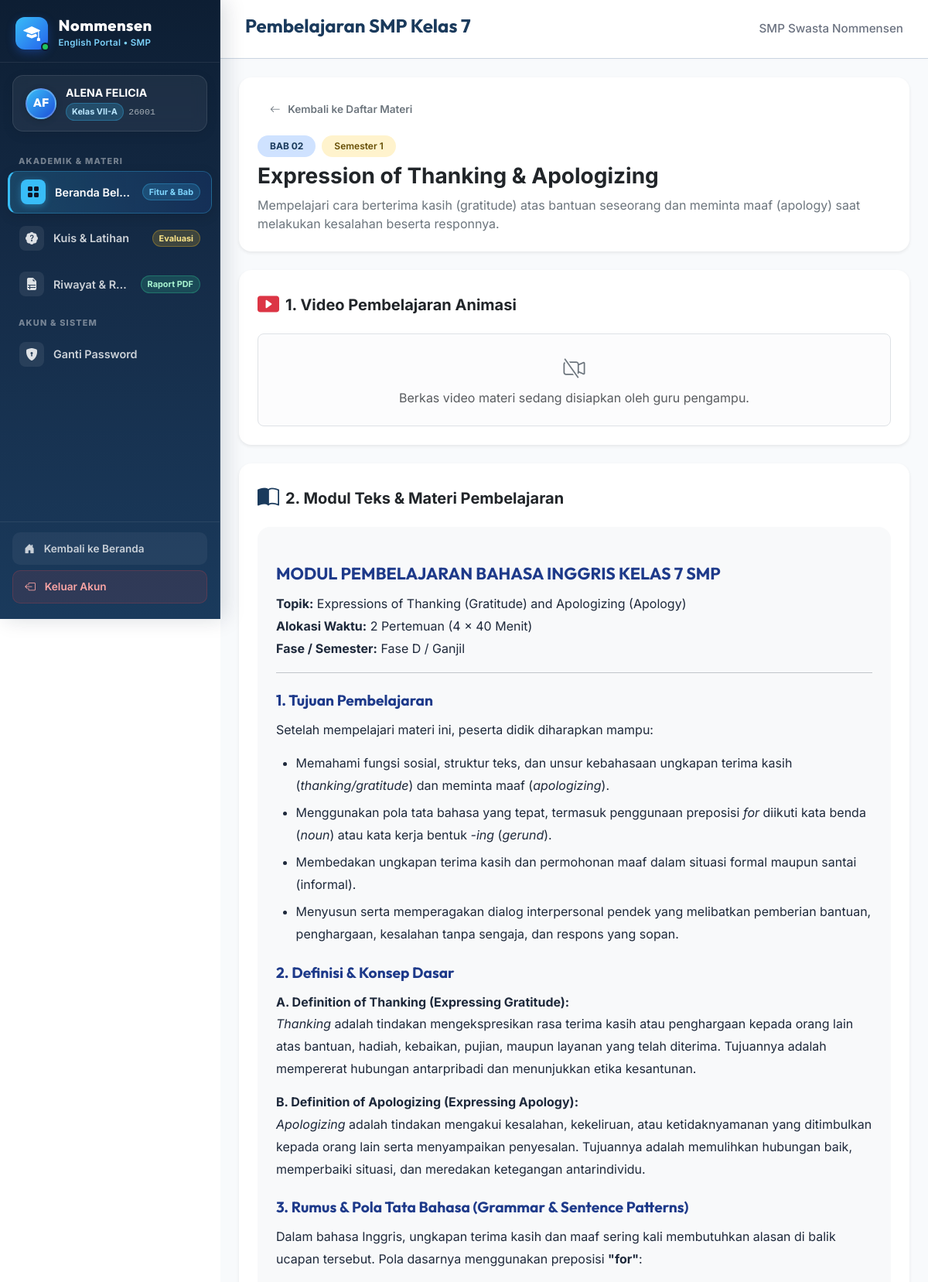
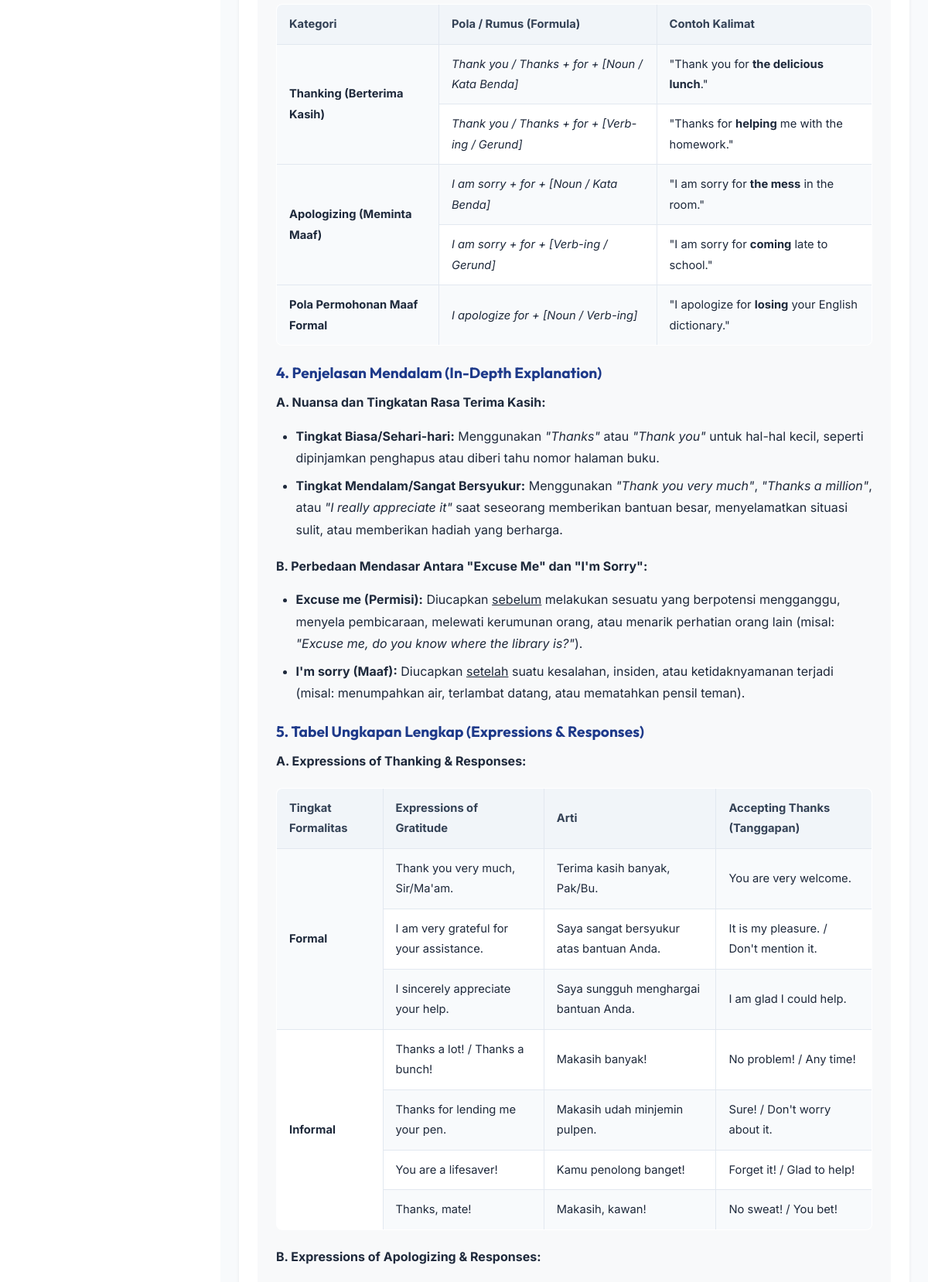
Screenshot of /siswa/materi_detail.php?id=2 (signed in, upper part) with the database file from the repository (2 pictures, top to bottom).
### tables this page shows
CREATE TABLE `tb_materi` (
  `id_materi` int(11) NOT NULL AUTO_INCREMENT,
  `kategori` varchar(50) NOT NULL,
  `semester` tinyint(1) NOT NULL DEFAULT 1,
  `urutan` int(11) NOT NULL DEFAULT 1,
  `judul_materi` varchar(150) NOT NULL,
  `ringkasan` text DEFAULT NULL,
  `konten_teks` text DEFAULT NULL,
  `created_at` timestamp NOT NULL DEFAULT current_timestamp(),
  `id_guru` int(11) DEFAULT NULL,
  PRIMARY KEY (`id_materi`),
  KEY `id_guru` (`id_guru`),
  CONSTRAINT `tb_materi_ibfk_1` FOREIGN KEY (`id_guru`) REFERENCES `tb_guru` (`id_guru`) ON DELETE SET NULL
);

### siswa/materi_detail.php (the view, shortened to what this page needs)
<?php
require_once '../config.php';
$id_materi = isset($_GET['id']) ? intval($_GET['id']) : 0;
$stmt = $pdo->prepare("SELECT * FROM tb_materi WHERE id_materi = :id LIMIT 1");
$stmt->execute(['id' => $id_materi]);
$materi = $stmt->fetch();
$stmt_v = $pdo->prepare("SELECT * FROM tb_video WHERE id_materi = :id LIMIT 1");
$stmt_v->execute(['id' => $id_materi]);
$video = $stmt_v->fetch();
require_once '../includes/header.php';
require_once '../includes/sidebar.php';
?>
<main class="siswa-main">
    <header class="siswa-header">
        <h1>Pembelajaran SMP Kelas 7</h1>
        <div class="siswa-header-school">SMP Swasta Nommensen</div>
    </header>
    <div class="siswa-content container-fluid px-3 px-md-4 py-4">
        <div class="mx-auto" style="max-width: 900px;">
            <div class="card border-0 shadow-sm rounded-4 bg-white p-4 mb-4">
                <div class="mb-3">
                    <a href="menu.php" class="btn btn-outline-secondary btn-sm rounded-pill px-3 fw-semibold">
                        <i class="bi bi-arrow-left me-1"></i>Kembali ke Daftar Materi
                    </a>
                </div>
                <div class="d-flex align-items-center gap-2 mb-2">
                    <span class="badge bg-primary-subtle text-primary fw-bold py-2 px-3 rounded-pill">
                        BAB <?= sprintf("%02d", $materi['urutan']) ?>
                    </span>
                    <span class="badge <?= $materi['semester'] == 1 ? 'bg-warning-subtle text-warning-emphasis' : 'bg-info-subtle text-info-emphasis' ?> py-2 px-3 rounded-pill fw-semibold">
                        Semester <?= htmlspecialchars($materi['semester']) ?>
                    </span>
                </div>
                <h1 class="h3 fw-bold text-dark mb-2"><?= htmlspecialchars($materi['judul_materi']) ?></h1>
                <?php if (!empty($materi['ringkasan'])): ?>
                    <p class="text-secondary mb-0 leading-relaxed">
                        <?= htmlspecialchars($materi['ringkasan']) ?>
                    </p>
                <?php endif; ?>
            </div>
            <div class="card border-0 shadow-sm rounded-4 bg-white p-4 mb-4">
                <div class="d-flex align-items-center gap-2 mb-3">
                    <i class="bi bi-play-btn-fill fs-3 text-danger"></i>
                    <h2 class="h5 fw-bold text-dark mb-0">1. Video Pembelajaran Animasi</h2>
                </div>
                <?php
                $video_path = '';
                $video_exists = false;
                if ($video && !empty($video['file_video'])) {
                    $video_path = '../assets/video/' . $video['file_video'];
                    $video_exists = file_exists(__DIR__ . '/' . $video_path);
                }
                ?>
                <?php if ($video_exists): ?>
                    <div class="ratio ratio-16x9 rounded-3 overflow-hidden shadow-sm bg-dark">
                        <video controls controlsList="nodownload" preload="metadata" class="w-100 h-100">
                            <source src="<?= htmlspecialchars($video_path) ?>" type="video/mp4">
                            Browser Anda tidak mendukung pemutar video HTML5.
                        </video>
                    </div>
                    <?php if (!empty($video['keterangan'])): ?>
                        <div class="alert alert-light border-0 py-2 px-3 mt-3 mb-0 small text-secondary">
                            <i class="bi bi-info-circle me-1"></i><?= htmlspecialchars($video['keterangan']) ?>
                        </div>
                    <?php endif; ?>
                <?php else: ?>
                    <div class="alert alert-light border border-dashed rounded-3 p-4 text-center text-muted mb-0">
                        <i class="bi bi-camera-video-off fs-3 text-secondary d-block mb-1"></i>
                        Berkas video materi sedang disiapkan oleh guru pengampu.
                    </div>
                <?php endif; ?>
            </div>
            <div class="card border-0 shadow-sm rounded-4 bg-white p-4 mb-4">
                <div class="d-flex align-items-center gap-2 mb-3">
                    <i class="bi bi-book-half fs-3 text-primary"></i>
                    <h2 class="h5 fw-bold text-dark mb-0">2. Modul Teks &amp; Materi Pembelajaran</h2>
                </div>
                <div class="p-4 bg-light rounded-4 border-0 text-dark">
                    <?php if (!empty($materi['konten_teks'])): ?>
                        <div class="materi-html-content">
                            <?php
                            $raw_text = trim($materi['konten_teks']);
                            if (strip_tags($raw_text) === $raw_text && !str_contains($raw_text, '<')) {
                                echo '<p>' . nl2br(htmlspecialchars($raw_text)) . '</p>';
                            } else {
                                echo $raw_text;
                            }
                            ?>
                        </div>
                    <?php else: ?>
                        <p class="text-muted fst-italic mb-0">Modul bacaan sedang dalam proses pengisian oleh guru.</p>
                    <?php endif; ?>
                </div>
            </div>
        </div>
    </div>
<?php require_once '../includes/footer.php'; ?>

### assets/css/style.css (style rules this page uses)
:root { --accent-blue: #1A3A5C; --accent-blue-hover: #10243b; --bs-primary: #1A3A5C; --bs-primary-rgb: 26, 58, 92; --bg-light: #ffffff; --bg-header: #1A3A5C; --bg-footer: #10243b; --text-main: #111827; --text-muted: #6b7280; --border-color: #cbd5e1; --transition-smooth: all 0.2s ease-in-out; }
* { box-sizing: border-box; margin: 0; padding: 0; }
html, body { height: 100%; }
body { font-family: 'Inter', sans-serif; background-color: var(--bg-light); color: var(--text-main); display: flex; flex-direction: column; min-height: 100vh; }
.siswa-main { flex: 1; min-width: 0; display: flex; flex-direction: column; min-height: 100vh; background-color: #f8fafc; margin-left: 285px; width: calc(100% - 285px); }
.siswa-header { background-color: #ffffff; border-bottom: 1px solid var(--border-color); padding: 1.2rem 2rem; display: flex; justify-content: space-between; align-items: center; box-shadow: 0 1px 3px rgba(0, 0, 0, 0.02); }
.siswa-header h1 { font-family: 'Outfit', sans-serif; font-size: 1.5rem; color: var(--accent-blue); font-weight: 700; }
.siswa-header-school { font-size: 0.95rem; color: var(--text-muted); font-weight: 500; }
.siswa-content { flex-grow: 1; padding: 2.5rem; max-width: 1200px; width: 100%; margin: 0 auto; }
.btn-sm { padding: 0.45rem 0.9rem; font-size: 0.85rem; font-weight: 600; border-radius: 4px; cursor: pointer; text-decoration: none; display: inline-flex; align-items: center; justify-content: center; gap: 0.35rem; transition: var(--transition-smooth); border: none; font-family: inherit; }
.materi-html-content { font-family: 'Inter', -apple-system, BlinkMacSystemFont, sans-serif; color: #1e293b; font-size: 1rem; line-height: 1.8; }
.materi-html-content h2, .materi-html-content h3, .materi-html-content h4 { font-family: 'Outfit', sans-serif; font-weight: 700; color: #1e3a8a; margin-top: 1.5rem; margin-bottom: 0.75rem; }
.materi-html-content h2 { font-size: 1.35rem; }
.materi-html-content h3 { font-size: 1.2rem; }
.materi-html-content p { margin-bottom: 0.9rem; }
.materi-html-content ul, .materi-html-content ol { margin-bottom: 1.1rem; padding-left: 1.6rem; }
.materi-html-content li { margin-bottom: 0.4rem; }
.materi-html-content table { width: 100%; border-collapse: collapse; margin: 1.25rem 0; background-color: #ffffff; border: 1px solid #cbd5e1; border-radius: 8px; overflow: hidden; }
.materi-html-content th, .materi-html-content td { padding: 0.75rem 1rem; border: 1px solid #e2e8f0; font-size: 0.92rem; }
.materi-html-content th { background-color: #f1f5f9; color: #334155; font-weight: 700; }
.materi-html-content tr:nth-child(even) { background-color: #f8fafc; }

### rows the page displays
tb_materi: urutan "02", semester "1", judul_materi "Expression of Thanking & Apologizing", ringkasan "Mempelajari cara berterima kasih (gratitude) atas bantuan seseorang dan meminta maaf (apology) saat melakukan kesalahan beserta responnya.", konten_teks "MODUL PEMBELAJARAN BAHASA INGGRIS KELAS 7 SMP Topik: Expressions of Thanking (Gratitude) and Apologizing (Apology) Alokasi Waktu: 2 Pertemuan (4 x 40 Menit) Fase / Semester: Fase D / Ganjil 1. Tujuan Pembelajaran Setelah mempelajari materi ini, peserta didik diharapkan mampu: Memahami fungsi sosial, struktur teks, dan unsur kebahasaan ungkapan terima kasih ( thanking/gratitude ) dan meminta maaf ( apologizing ). Menggunakan pola tata bahasa yang tepat, termasuk penggunaan preposisi for diikuti kata benda ( noun ) atau kata kerja bentuk -ing ( gerund ). Membedakan ungkapan terima kasih dan permohonan maaf dalam situasi formal maupun santai (informal). Menyusun serta memperagakan dialog…"

### other values shown
$initials "AF"
$nama_siswa "ALENA FELICIA"
$kelas_siswa "VII-A"
$nis_siswa "26001"
